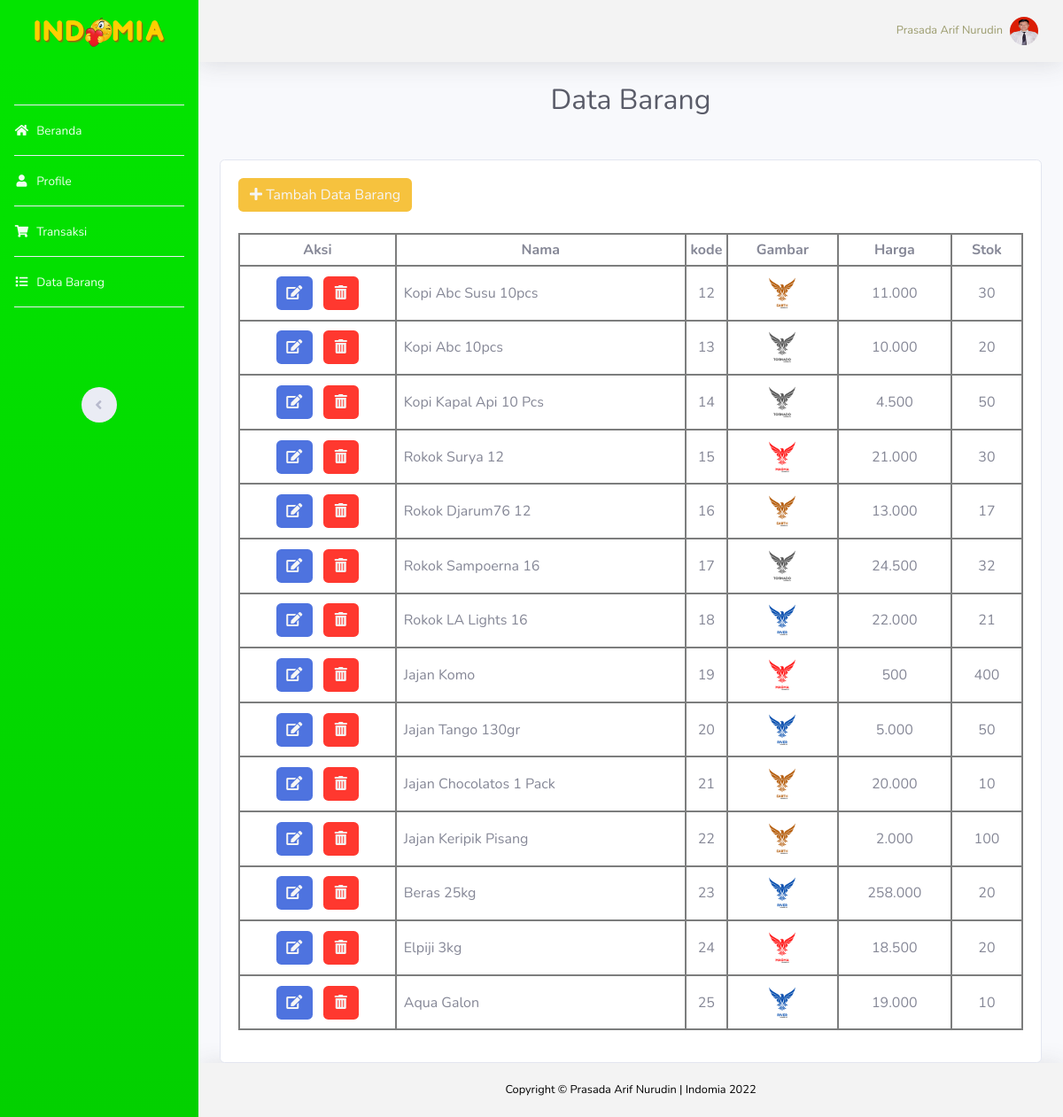
The app's page /data-barang.php (signed in) with its own data.
### tables this page shows
CREATE TABLE IF NOT EXISTS `pegawai` (
  `id_pegawai` int(11) NOT NULL,
  `nama` varchar(30) NOT NULL,
  `alamat` varchar(200) NOT NULL,
  `tgl_lahir` date NOT NULL,
  `tempat_kelahiran` varchar(20) NOT NULL,
  `jk` char(1) NOT NULL,
  `agama` char(10) NOT NULL,
  `username` varchar(15) NOT NULL,
  `password` varchar(200) NOT NULL,
  `jabatan` varchar(50) NOT NULL,
  `gambar` varchar(64) NOT NULL
);

CREATE TABLE IF NOT EXISTS `barang` (
  `kode_barang` int(11) NOT NULL,
  `nama` varchar(100) NOT NULL,
  `gambar` varchar(64) NOT NULL,
  `harga` double NOT NULL,
  `stok` double NOT NULL
);

### koneksi.php (called while the page is built, shortened)
<?php
	$conn = mysqli_connect('localhost','root','','indomia');
	function munculkan($muncul){
		global $conn;
		$result = mysqli_query($conn, $muncul);
		$tampilsemua = [];
		while( $tampil = mysqli_fetch_assoc($result) ) {
			$tampilsemua[] = $tampil;
		}
		return $tampilsemua;
	}
?>

### data-barang.php (the view, shortened to what this page needs)
<?php
    include "koneksi.php";
    $id_pegawai = $_SESSION['id'];
    $query = mysqli_query($conn, 'SELECT * FROM pegawai WHERE id_pegawai = "'.$id_pegawai.'"');
    $data = mysqli_fetch_array($query);
    $data_barang = munculkan("SELECT * FROM barang");
 ?>
<!DOCTYPE html>
<html lang="en">
<head>
    <link href="vendor/fontawesome-free/css/all.min.css" rel="stylesheet" type="text/css">
    <link href="css/sb-admin-2.css" rel="stylesheet">
</head>
<body id="page-top">
    <div id="wrapper">
        <ul class="navbar-nav bg-gradient-success sidebar sidebar-light accordion" id="accordionSidebar">
            <a class="sidebar-brand d-flex align-items-center justify-content-center mb-5" href="index.html">
                <div class="sidebar-brand-text mx-3"><img src="fotoku/paty.png" alt="" width="150"></div>
            </a>
            <hr class="sidebar-divider my-0">
            <li class="nav-item">
                <a class="nav-link" href="index.php">
                    <i class="fas fa-fw fa-home"></i>
                    <span>Beranda</span></a>
            </li>
            <hr class="sidebar-divider my-0">
             <li class="nav-item">
                <a class="nav-link" href="profil.php">
                    <i class="fas fa-fw fa-user"></i>
                    <span>Profile</span></a>
            </li>
            <hr class="sidebar-divider my-0">
            <li class="nav-item">
                <a class="nav-link" href="transaksi.php">
                    <i class="fas fa-fw fa-shopping-cart"></i>
                    <span>Transaksi</span></a>
            </li>
            <hr class="sidebar-divider my-0">
            <li class="nav-item">
                <a class="nav-link" href="data-barang.php">
                    <i class="fas fa-fw fa-list"></i>
                    <span>Data Barang</span></a>
            </li>
            <hr class="sidebar-divider my-0">
            <div class="text-center d-none d-md-inline" style="  margin-top: 90px;">
               <button class="rounded-circle border-0" id="sidebarToggle"></button>
            </div>
        </ul>
        <div id="content-wrapper" class="d-flex flex-column">
            <div id="content">
                <nav class="navbar navbar-expand navbar-dark bg-light topbar mb-4 static-top shadow">
                    <ul class="navbar-nav ml-auto">
                        <li class="nav-item dropdown no-arrow">
                            <a class="nav-link dropdown-toggle" href="#" id="userDropdown" role="button"
                                data-toggle="dropdown" aria-haspopup="true" aria-expanded="false" style="color: #fff;">
                                <span class="mr-2 d-none d-lg-inline small" style="color: #9B9B6D;"><?php echo $data[1]; ?></span>
                                <img class="img-profile rounded-circle"
                                    src="fotoku/<?php echo $data[10]?>">
                            </a>
                        </li>
                    </ul>
                </nav>
                <div class="container-fluid">
                        <div class="d-sm-flex align-items-center justify-content-center mb-5">
                            <h1 class="h2 mb-0 text-gray-800">
                                Data Barang
                            </h1>
                        </div>
                    <div class="card">
                        <div class="card-body">
                            <div class="row">
                                <div class="col-sm-6">
                                    <a href="tambah_barang.php" class="btn bg-warning mb-4" style="color: whitesmoke;"><i class="fas fa-plus"></i>    Tambah Data Barang</a>
                                </div>
                            </div>
                            <div class="row">
                               <div class="col">
                                    <table class="table table-sm table-bordered">
                                       <tr class="text-center">
                                            <th style="width: 20%;">Aksi</th>
                                            <th>Nama</th>
                                           <th style="width: 4%;">kode</th>
                                           <th>Gambar</th>
                                           <th>Harga</th>
                                           <th>Stok</th>
                                       </tr>
                                       <?php foreach ($data_barang as $tampil) {
                                        ?>
                                      <tr class="text-center"  style="vertical-align: middle;">
                                            <td class="align-middle">
                                               <a class="btn bg-primary mr-2" id="tombolubah" style="color: whitesmoke; padding: 0.375rem 0.65rem;" data-toggle="modal" data-target="#ubah_barang<?php echo $tampil['kode_barang']?>"><i class="fas fa-edit" style="padding: 0;"></i></a>
                                               <a href="hapus_barang.php?id=<?php echo $tampil["kode_barang"]; ?>" class="btn bg-danger" style="color: whitesmoke;" data-toggle="modal" data-target="#logoutModal<?php echo $tampil['kode_barang']?>"><i class="fas fa-trash-alt"></i></a>
                                           </td>
                                           <td class="text-left align-middle pl-2"><?php echo ucwords($tampil['nama']);?></td>
                                           <td class="align-middle"><?php echo $tampil['kode_barang'];?></td>
                                           <td class="align-middle"><img src="fotoproduk/<?php echo $tampil['gambar'];?>" width="50"></td>
                                           <td class="align-middle"><?php echo number_format($tampil['harga'],0,',','.');?></td>
                                           <td class="align-middle"><?php echo $tampil['stok'];?></td>
                                       </tr>
                                    <?php }?>
                                    </table>
                               </div>
                           </div>
                        </div>
                    </div>
                </div>
            </div>
            <footer class="sticky-footer bg-white shadow">
                <div class="container my-auto">
                    <div class="copyright text-center my-auto">
                        <span>Copyright &copy; Prasada Arif Nurudin | Indomia 2022</span>
                    </div>
                </div>
            </footer>
        </div>
    </div>
</body>
</html>

### records on screen
pegawai: nama "Prasada Arif Nurudin", gambar (picture)
barang: nama "Kopi Abc Susu 10pcs", kode_barang "12", gambar (picture), harga "11.000", stok "30"
barang: nama "Kopi Abc 10pcs", kode_barang "13", gambar (picture), harga "10.000", stok "20"
barang: nama "Kopi Kapal Api 10 Pcs", kode_barang "14", gambar (picture), harga "4.500", stok "50"
barang: nama "Rokok Surya 12", kode_barang "15", gambar (picture), harga "21.000", stok "30"
barang: nama "Rokok Djarum76 12", kode_barang "16", gambar (picture), harga "13.000", stok "17"
barang: nama "Rokok Sampoerna 16", kode_barang "17", gambar (picture), harga "24.500", stok "32"
barang: nama "Rokok LA Lights 16", kode_barang "18", gambar (picture), harga "22.000", stok "21"
barang: nama "Jajan Komo", kode_barang "19", gambar (picture), harga "500", stok "400"
barang: nama "Jajan Tango 130gr", kode_barang "20", gambar (picture), harga "5.000", stok "50"
barang: nama "Jajan Chocolatos 1 Pack", kode_barang "21", gambar (picture), harga "20.000", stok "10"
barang: nama "Jajan Keripik Pisang", kode_barang "22", gambar (picture), harga "2.000", stok "100"
barang: nama "Beras 25kg", kode_barang "23", gambar (picture), harga "258.000", stok "20"
barang: nama "Elpiji 3kg", kode_barang "24", gambar (picture), harga "18.500", stok "20"
barang: nama "Aqua Galon", kode_barang "25", gambar (picture), harga "19.000", stok "10"
